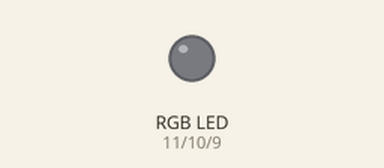
Recording of a sketch running on a simulated Arduino Uno, built with avr-gcc and run on an emulated ATmega328P. Parts: an RGB LED mixed from three pins (HIGH = lit).

Above: at 0.5 s.
At 2.5 s:
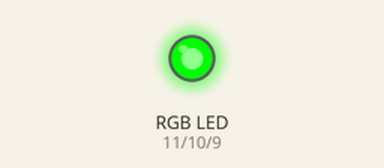
At 3.5 s:
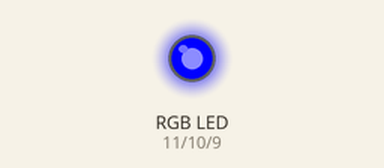
At 4.5 s:
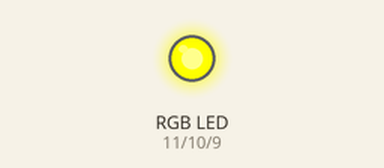
At 6.5 s:
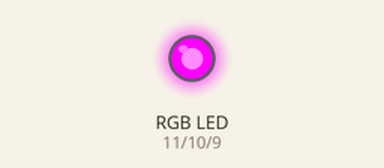
At 9.5 s:
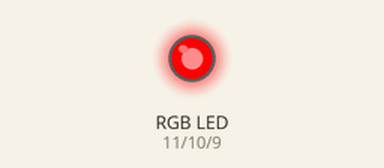
Timing chart, 0 to 10.4 s (numbered marks = the images above):
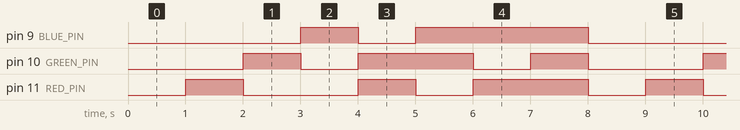

The sketch:

CRX_ADKL3_06A.ino
```cpp
/*
  RGB LED
  Make an RGB LED display a rainbow of colours!
*/

// we'll define the pins by name to make the sketch easier to follow.
const int RED_PIN = 11;
const int GREEN_PIN = 10;
const int BLUE_PIN = 9;

// a variable controls how fast we loop through the colours
int DISPLAY_TIME = 1000;  // In milliseconds

void setup() {

  //configure the Arduino pins we're using
  pinMode(RED_PIN, OUTPUT);
  pinMode(GREEN_PIN, OUTPUT);
  pinMode(BLUE_PIN, OUTPUT);
}

void loop() {

  // Off (all LEDs off):

  digitalWrite(RED_PIN, LOW);
  digitalWrite(GREEN_PIN, LOW);
  digitalWrite(BLUE_PIN, LOW);

  delay(DISPLAY_TIME);

  // Red (turn just the red LED on):

  digitalWrite(RED_PIN, HIGH);
  digitalWrite(GREEN_PIN, LOW);
  digitalWrite(BLUE_PIN, LOW);

  delay(DISPLAY_TIME);

  // Green (turn just the green LED on):

  digitalWrite(RED_PIN, LOW);
  digitalWrite(GREEN_PIN, HIGH);
  digitalWrite(BLUE_PIN, LOW);

  delay(DISPLAY_TIME);

  // Blue (turn just the blue LED on):

  digitalWrite(RED_PIN, LOW);
  digitalWrite(GREEN_PIN, LOW);
  digitalWrite(BLUE_PIN, HIGH);

  delay(DISPLAY_TIME);

  // Yellow (turn red and green on):

  digitalWrite(RED_PIN, HIGH);
  digitalWrite(GREEN_PIN, HIGH);
  digitalWrite(BLUE_PIN, LOW);

  delay(DISPLAY_TIME);

  // Cyan (turn green and blue on):

  digitalWrite(RED_PIN, LOW);
  digitalWrite(GREEN_PIN, HIGH);
  digitalWrite(BLUE_PIN, HIGH);

  delay(DISPLAY_TIME);

  // Purple (turn red and blue on):

  digitalWrite(RED_PIN, HIGH);
  digitalWrite(GREEN_PIN, LOW);
  digitalWrite(BLUE_PIN, HIGH);

  delay(DISPLAY_TIME);

  // White (turn all the LEDs on):

  digitalWrite(RED_PIN, HIGH);
  digitalWrite(GREEN_PIN, HIGH);
  digitalWrite(BLUE_PIN, HIGH);

  delay(DISPLAY_TIME);

}
```

Measured:
- by itself, pin 9 (BLUE_PIN): repeats every 8.0 s: LOW 1.0 s, HIGH 3.0 s, LOW 3.0 s, HIGH 1.0 s
- by itself, pin 10 (GREEN_PIN): repeats every 8.0 s: LOW 1.0 s, HIGH 2.0 s, LOW 1.0 s, HIGH 1.0 s, LOW 2.0 s, HIGH 1.0 s
- by itself, pin 11 (RED_PIN): repeats every 8.0 s: LOW 2.0 s, HIGH 1.0 s, LOW 1.0 s, HIGH 2.0 s, LOW 1.0 s, HIGH 1.0 s
